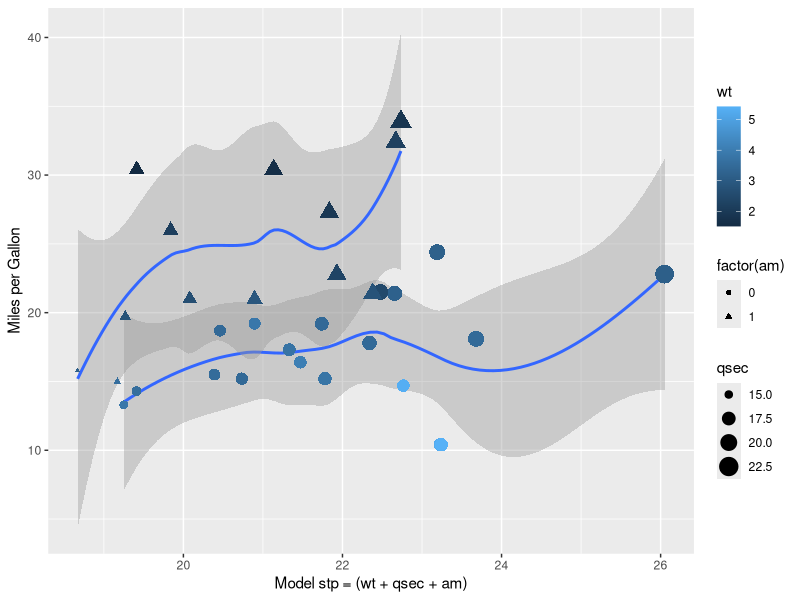

This chart was generated by the following R code: (Note: this script raises an error after producing the figure.)
## ---- chunk 1
setwd("~/Desktop/Coursera_R/7_Regression Models/RM_proj_MPG_MotorTrendData");sessionInfo();installed.packages();date()
## ---- chunk 2
rm(list=ls());library(car);library(dplyr);library(MASS);data("mtcars");any(is.na(mtcars))
## ---- chunk 3
library(stats);library(MASS);library(ggplot2)
fstp <- lm(mpg ~ ., data = mtcars)
stp <- step(fstp, trace = FALSE)
coef(summary(stp))
summary(stp)$r.squared
par(mfrow = c(1, 1), mar = c(4,4,4,2))
g <- ggplot(mtcars, aes(x = (wt + qsec + am), y = mpg),)
g <- g + xlab("Model stp = (wt + qsec + am)")
g <- g + ylab("Miles per Gallon")
g <- g + geom_smooth(aes(method = "lm", shape = factor(am)))
g <- g + geom_point(aes(shape = factor(am), size=qsec, colour=wt))
g
## ---- chunk 4
t.test(mpg ~ factor(am), paired = FALSE, var.equal=FALSE, data = mtcars)
